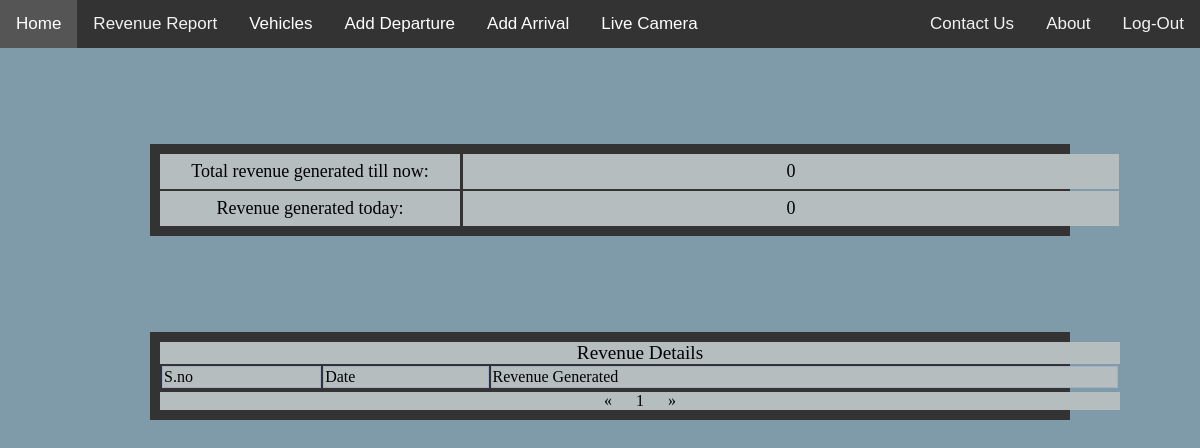
Page /revenue/ (signed in) on the earlier database version.
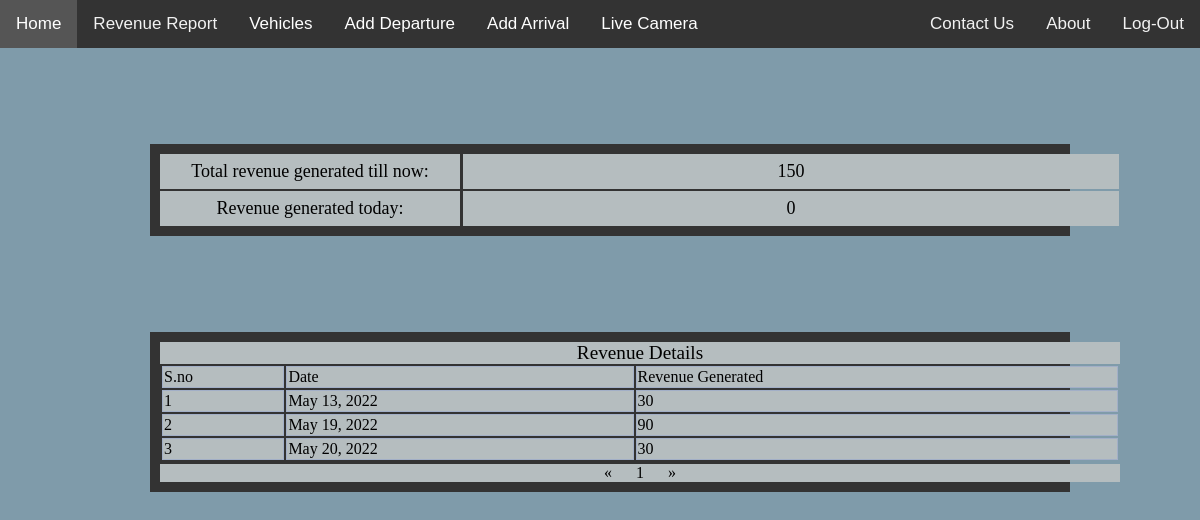
Same page on the later database version.
### app/models.py (models this page shows, shortened)
class Revenue(models.Model):
    user = models.ForeignKey(User, on_delete = models.CASCADE)
    date = models.DateField()
    amount = models.PositiveBigIntegerField()

### app/views.py (the view)
# urls.py: path('revenue/', views.revenue, name = 'revenuepage'),
@login_required
def revenue(request):
    data = Revenue.objects.filter(user=request.user)
    todayRevenue = Revenue.objects.filter(user=request.user, date=date.today()).first()
    if todayRevenue is None:
        todayRevenue = 0
    else:
        todayRevenue = todayRevenue.amount
    totalRevenue = 0
    for d in data:
        totalRevenue += d.amount
    p = Paginator(data, 20)
    page = request.GET.get('page')
    if page is None:
        page = 1
    else:
        page = int(page)
    data = p.page(page)
    prev = 0
    next = 0
    if page<p.num_pages:
        next = page+1
    if page>0:
        prev = page-1
    return render(request, 'app/Revenue.html', {
        'data': data,
        'curr': page,
        'pages': p.page_range,
        'prev': prev,
        'next': next,
        'today_revenue': todayRevenue,
        'total_revenue': totalRevenue
    })

### app/templates/app/Revenue.html
{% extends 'app/base.html' %}
{% block body %}
<div class="grid-container">
  <div class="item1">Total revenue generated till now:</div>
  <div class="ans1">{{total_revenue}}</div>
  <div class="itme2">Revenue generated today:</div>
  <div class="ans2">{{today_revenue}}</div>
  </div>
  <div class="table-container">
    <table style="width:100%">
    <caption class="hero" >Revenue Details</caption>
    <tr>
      <td>S.no</td>
      <td>Date</td>
      <td>Revenue Generated</td>
    </tr>
    {% for entry in data %}
    <tr>
      <td>{{forloop.counter}}</td>
      <td>{{entry.date}}</td>
      <td>{{entry.amount}}</td>
    </tr>
    {% endfor %}
    </table>
    <div class="pagination">
      {% if prev %}
      <a href="{% url 'revenuepage' %}?page={{prev}}">&laquo;</a>
      {% else %}
      <a active>&laquo;</a>
      {% endif %}
      {% for page in pages %}
      {% if page == curr %}
      <a active >{{page}}</a>
      {% else %}
      <a href="{% url 'revenuepage' %}?page={{page}}">{{page}}</a>
      {% endif %}
      {% endfor %}
      {% if next %}
      <a href="{% url 'revenuepage' %}?page={{next}}">&raquo;</a>
      {% else %}
      <a active>&raquo;</a>
      {% endif %}
    </div>
</div>
{% endblock body %}

Differences in the rows shown:
added Revenue: date "May 13, 2022", amount "30"
added Revenue: date "May 19, 2022", amount "90"
added Revenue: date "May 20, 2022", amount "30"
Other differences:
{{ total_revenue }}: "0" → "150"
